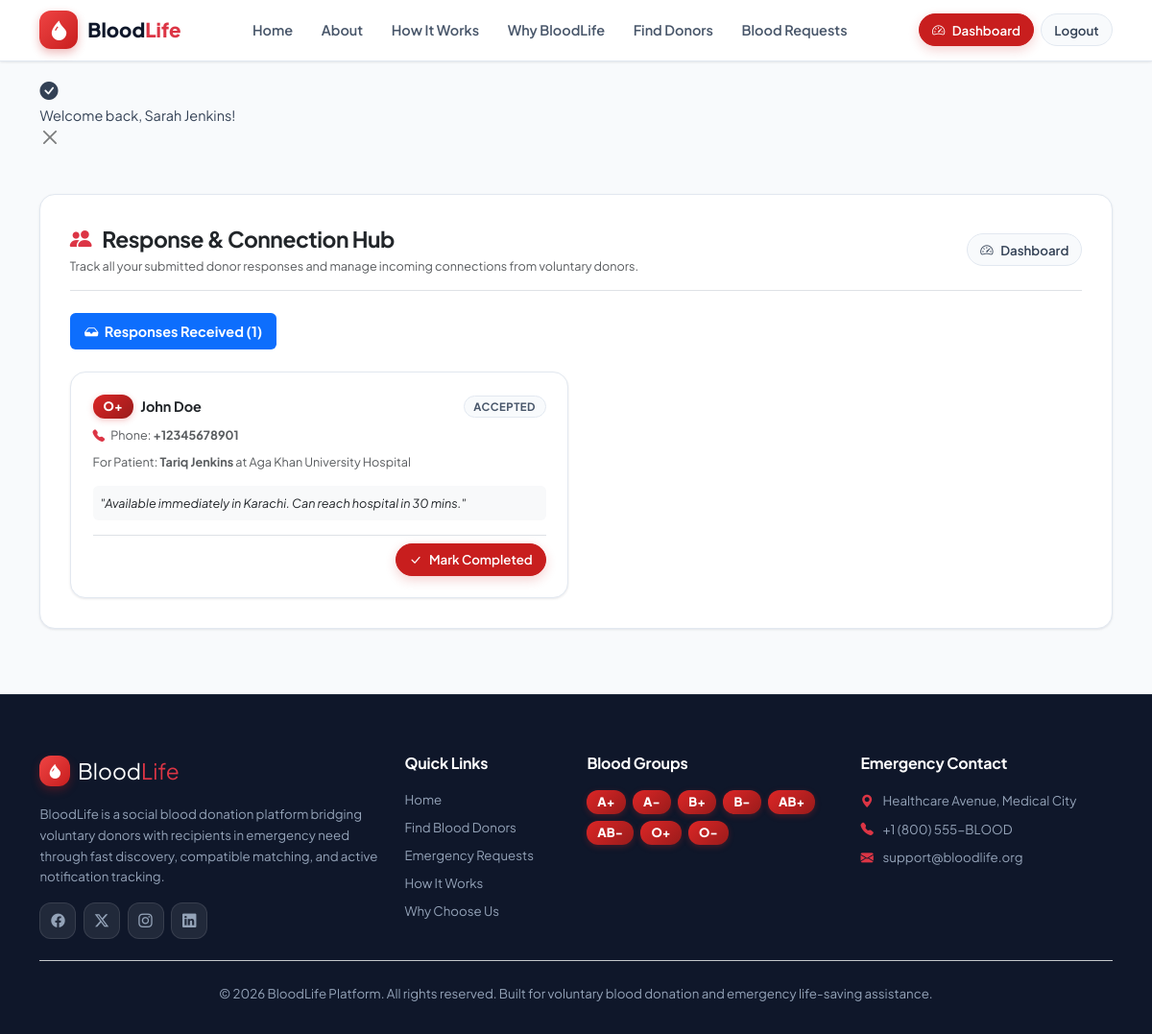
Page /responses.php (signed in) on the committed database.
### tables this page shows
CREATE TABLE `request_responses` (
    `id` BIGINT UNSIGNED AUTO_INCREMENT PRIMARY KEY,
    `request_id` BIGINT UNSIGNED NOT NULL,
    `donor_id` BIGINT UNSIGNED NOT NULL,
    `units_offered` INT UNSIGNED NOT NULL DEFAULT 1,
    `status` ENUM('pending', 'accepted', 'rejected', 'completed', 'cancelled') NOT NULL DEFAULT 'pending',
    `donor_note` TEXT NULL DEFAULT NULL,
    `created_at` TIMESTAMP NOT NULL DEFAULT CURRENT_TIMESTAMP,
    `updated_at` TIMESTAMP NOT NULL DEFAULT CURRENT_TIMESTAMP ON UPDATE CURRENT_TIMESTAMP,
    CONSTRAINT `fk_responses_request` FOREIGN KEY (`request_id`) REFERENCES `blood_requests` (`id`) ON DELETE CASCADE ON UPDATE CASCADE,
    CONSTRAINT `fk_responses_donor` FOREIGN KEY (`donor_id`) REFERENCES `users` (`id`) ON DELETE CASCADE ON UPDATE CASCADE,
    UNIQUE KEY `uk_donor_request_response` (`request_id`, `donor_id`),
    INDEX `idx_responses_status` (`request_id`, `status`)
);

CREATE TABLE `blood_groups` (
    `id` INT UNSIGNED AUTO_INCREMENT PRIMARY KEY,
    `code` VARCHAR(5) NOT NULL UNIQUE,
    `display_name` VARCHAR(20) NOT NULL,
    `can_donate_to` JSON NOT NULL COMMENT 'Array of blood group codes this group can donate to',
    `can_receive_from` JSON NOT NULL COMMENT 'Array of blood group codes this group can receive from',
    `description` TEXT NULL,
    `created_at` TIMESTAMP NOT NULL DEFAULT CURRENT_TIMESTAMP
);

CREATE TABLE `user_profiles` (
    `id` BIGINT UNSIGNED AUTO_INCREMENT PRIMARY KEY,
    `user_id` BIGINT UNSIGNED NOT NULL UNIQUE,
    `full_name` VARCHAR(100) NOT NULL,
    `phone_number` VARCHAR(20) NOT NULL,
    `gender` ENUM('male', 'female', 'other') NOT NULL DEFAULT 'other',
    `date_of_birth` DATE NULL DEFAULT NULL,
    `blood_group_id` INT UNSIGNED NOT NULL,
    `city` VARCHAR(100) NOT NULL,
    `state_province` VARCHAR(100) NULL DEFAULT NULL,
    `address` TEXT NULL DEFAULT NULL,
    `avatar` VARCHAR(255) NOT NULL DEFAULT 'default_avatar.png',
    `bio` TEXT NULL DEFAULT NULL,
    `is_available_donor` TINYINT(1) NOT NULL DEFAULT 1 COMMENT '1 = Available, 0 = Unavailable',
    `last_donated_at` DATE NULL DEFAULT NULL,
    `total_donations_count` INT UNSIGNED NOT NULL DEFAULT 0,
    `updated_at` TIMESTAMP NOT NULL DEFAULT CURRENT_TIMESTAMP ON UPDATE CURRENT_TIMESTAMP,
    CONSTRAINT `fk_profiles_user` FOREIGN KEY (`user_id`) REFERENCES `users` (`id`) ON DELETE CASCADE ON UPDATE CASCADE,
    CONSTRAINT `fk_profiles_blood_group` FOREIGN KEY (`blood_group_id`) REFERENCES `blood_groups` (`id`) ON DELETE RESTRICT ON UPDATE CASCADE,
    INDEX `idx_profile_search` (`blood_group_id`, `city`, `is_available_donor`)
);

### app/controllers/ResponseController.php (called while the page is built, shortened)
<?php
require_once __DIR__ . '/../helpers/SecurityHelper.php';
require_once __DIR__ . '/../helpers/SessionHelper.php';
require_once __DIR__ . '/../helpers/FormatHelper.php';
require_once __DIR__ . '/../models/BloodRequest.php';
require_once __DIR__ . '/../models/RequestResponse.php';
class ResponseController {
    public static function index(): void {
        $userId = SessionHelper::getUserId();
        $userRole = SessionHelper::getRole();
        $receivedResponses = [];
        if ($userRole === 'requester' || $userRole === 'both') {
            $myRequests = BloodRequest::getAll(['requester_id' => $userId], 50, 0);
            foreach ($myRequests as $req) {
                $reqResponses = RequestResponse::getResponsesByRequestId($req['id']);
                foreach ($reqResponses as $resp) {
                    $resp['patient_name'] = $req['patient_name'];
                    $resp['hospital_name'] = $req['hospital_name'];
                    $receivedResponses[] = $resp;
                }
            }
        }
        require_once ROOT_PATH . '/views/responses/index.php';
    }
}

### public/responses.php (called while the page is built)
<?php
require_once __DIR__ . '/../app/controllers/ResponseController.php';
ResponseController::index();

### app/helpers/SessionHelper.php (called while the page is built, shortened)
<?php
class SessionHelper {
    public static function getRole(): ?string {
        return $_SESSION['role'] ?? null;
    }
}

### app/models/RequestResponse.php (called while the page is built, shortened)
<?php
class RequestResponse {
    public static function getResponsesByRequestId(int $requestId): array {
        $pdo = Database::getInstance();
        $stmt = $pdo->prepare("
            SELECT rr.*, p.full_name as donor_name, p.phone_number as donor_phone, p.city as donor_city,
                   p.avatar as donor_avatar, bg.code as donor_blood_group
            FROM request_responses rr
            JOIN user_profiles p ON rr.donor_id = p.user_id
            JOIN blood_groups bg ON p.blood_group_id = bg.id
            WHERE rr.request_id = :request_id
            ORDER BY rr.created_at DESC
        ");
        $stmt->execute(['request_id' => $requestId]);
        return $stmt->fetchAll();
    }
}

### app/models/BloodRequest.php (called while the page is built, shortened)
<?php
class BloodRequest {
    public static function getAll(array $filters = [], int $limit = 20, int $offset = 0): array {
        $pdo = Database::getInstance();
        $where = ["1=1"];
        $params = [];
        if (!empty($filters['requester_id'])) {
            $where[] = "r.requester_id = :requester_id";
            $params['requester_id'] = (int)$filters['requester_id'];
        }
        $whereClause = implode(" AND ", $where);
        $sql = "
            SELECT r.*, bg.code as blood_group, bg.display_name as blood_group_name,
                   p.full_name as requester_name, p.avatar as requester_avatar,
                   (SELECT COUNT(*) FROM request_responses rr WHERE rr.request_id = r.id) as response_count
            FROM blood_requests r
            JOIN blood_groups bg ON r.blood_group_id = bg.id
            JOIN user_profiles p ON r.requester_id = p.user_id
            WHERE {$whereClause}
            ORDER BY
                FIELD(r.urgency_level, 'critical', 'high', 'medium', 'low'),
                r.created_at DESC
            LIMIT :limit OFFSET :offset
        ";
        $stmt = $pdo->prepare($sql);
        foreach ($params as $key => $val) {
            $stmt->bindValue(':' . $key, $val);
        }
        $stmt->bindValue(':limit', (int)$limit, PDO::PARAM_INT);
        $stmt->bindValue(':offset', (int)$offset, PDO::PARAM_INT);
        $stmt->execute();
        return $stmt->fetchAll();
    }
}

### app/helpers/SecurityHelper.php (called while the page is built, shortened)
<?php
class SecurityHelper {
    public static function e(?string $value): string {
        return htmlspecialchars($value, ENT_QUOTES | ENT_SUBSTITUTE, 'UTF-8');
    }
}
function e(?string $value): string {
    return SecurityHelper::e($value);
}

### views/responses/index.php (the view, shortened to what this page needs)
<?php
require_once ROOT_PATH . '/views/includes/header.php';
?>
<main class="py-5">
    <div class="container">
        <div class="bl-card bl-card-lg mb-4">
            <div class="d-flex align-items-center justify-content-between flex-wrap gap-3 mb-4 pb-3 border-bottom">
                <div>
                    <h1 class="h2 text-dark mb-1"><i class="bi bi-people-fill text-danger me-2"></i> Response & Connection Hub</h1>
                    <p class="text-muted small mb-0">Track all your submitted donor responses and manage incoming connections from voluntary donors.</p>
                </div>
                <a href="<?= APP_URL ?>/dashboard.php" class="bl-btn bl-btn-light bl-btn-sm"><i class="bi bi-speedometer2"></i> Dashboard</a>
            </div>
            <ul class="nav nav-pills mb-4" id="responseTabs" role="tablist">
                <?php if ($userRole === 'requester' || $userRole === 'both'): ?>
                    <li class="nav-item" role="presentation">
                        <button class="nav-link <?= $userRole === 'requester' ? 'active' : '' ?> fw-bold" id="received-tab" data-bs-toggle="tab" data-bs-target="#received-tab-pane" type="button" role="tab">
                            <i class="bi bi-inbox-fill me-1"></i> Responses Received (<?= count($receivedResponses) ?>)
                        </button>
                    </li>
                <?php endif; ?>
            </ul>
            <div class="tab-content" id="responseTabsContent">
                <?php if ($userRole === 'requester' || $userRole === 'both'): ?>
                    <div class="tab-pane fade <?= $userRole === 'requester' ? 'show active' : '' ?>" id="received-tab-pane" role="tabpanel">
                        <?php if (empty($receivedResponses)): ?>
                            <div class="p-5 text-center">
                                <i class="bi bi-inbox-fill text-muted display-4 mb-3"></i>
                                <h5 class="fw-bold text-dark">No Donor Responses Received</h5>
                                <p class="text-muted small mb-0">When voluntary donors respond to your requests, they will appear here.</p>
                            </div>
                        <?php else: ?>
                            <div class="row g-3">
                                <?php foreach ($receivedResponses as $resp): ?>
                                    <div class="col-md-6">
                                        <div class="bl-card mb-0">
                                            <div class="d-flex align-items-center justify-content-between mb-2">
                                                <div class="d-flex align-items-center gap-2">
                                                    <span class="bl-badge bl-badge-blood"><?= e($resp['donor_blood_group']) ?></span>
                                                    <strong class="text-dark"><?= e($resp['donor_name']) ?></strong>
                                                </div>
                                                <?= FormatHelper::statusBadge($resp['status']) ?>
                                            </div>
                                            <p class="text-muted small mb-2"><i class="bi bi-telephone-fill text-danger me-1"></i> Phone: <strong><?= e($resp['donor_phone']) ?></strong></p>
                                            <p class="text-muted small mb-3">For Patient: <strong><?= e($resp['patient_name']) ?></strong> at <?= e($resp['hospital_name']) ?></p>
                                            <?php if (!empty($resp['donor_note'])): ?>
                                                <p class="bg-light p-2 rounded small text-dark mb-3"><em>"<?= e($resp['donor_note']) ?>"</em></p>
                                            <?php endif; ?>
                                            <div class="d-flex gap-2 justify-content-end border-top pt-2">
                                                <?php if ($resp['status'] === 'accepted'): ?>
                                                    <button class="bl-btn bl-btn-primary bl-btn-sm" onclick="updateResponseStatus(<?= $resp['id'] ?>, 'completed')"><i class="bi bi-check-lg"></i> Mark Completed</button>
                                                <?php endif; ?>
                                            </div>
                                        </div>
                                    </div>
                                <?php endforeach; ?>
                            </div>
                        <?php endif; ?>
                    </div>
                <?php endif; ?>
            </div>
        </div>
    </div>
</main>
<?php require_once ROOT_PATH . '/views/includes/footer.php'; ?>

### app/helpers/FormatHelper.php (shortened to what this page needs)
<?php
class FormatHelper {
    public static function statusBadge(string $status): string {
        $status = strtolower(trim($status));
        $map = [
            'active'              => ['class' => 'bl-badge-primary', 'label' => 'Active'],
            'partially_fulfilled' => ['class' => 'bl-badge-warning', 'label' => 'Partial'],
            'fulfilled'           => ['class' => 'bl-badge-success', 'label' => 'Fulfilled'],
            'cancelled'           => ['class' => 'bl-badge-secondary', 'label' => 'Cancelled'],
            'expired'             => ['class' => 'bl-badge-danger', 'label' => 'Expired'],
        ];
        $info = $map[$status] ?? ['class' => 'bl-badge-secondary', 'label' => ucfirst($status)];
        return '<span class="bl-badge ' . $info['class'] . '">' . SecurityHelper::e($info['label']) . '</span>';
    }
}

### rows in the picture
request_responses: blood_groups.code "O+", user_profiles.full_name "John Doe", status "ACCEPTED", user_profiles.phone_number "+12345678901", patient_name "Tariq Jenkins", hospital_name "Aga Khan University Hospital", donor_note "Available immediately in Karachi. Can reach hospital in 30 mins."

### other values in the picture
$message "Welcome back, Sarah Jenkins!"
count($receivedResponses) "1"
